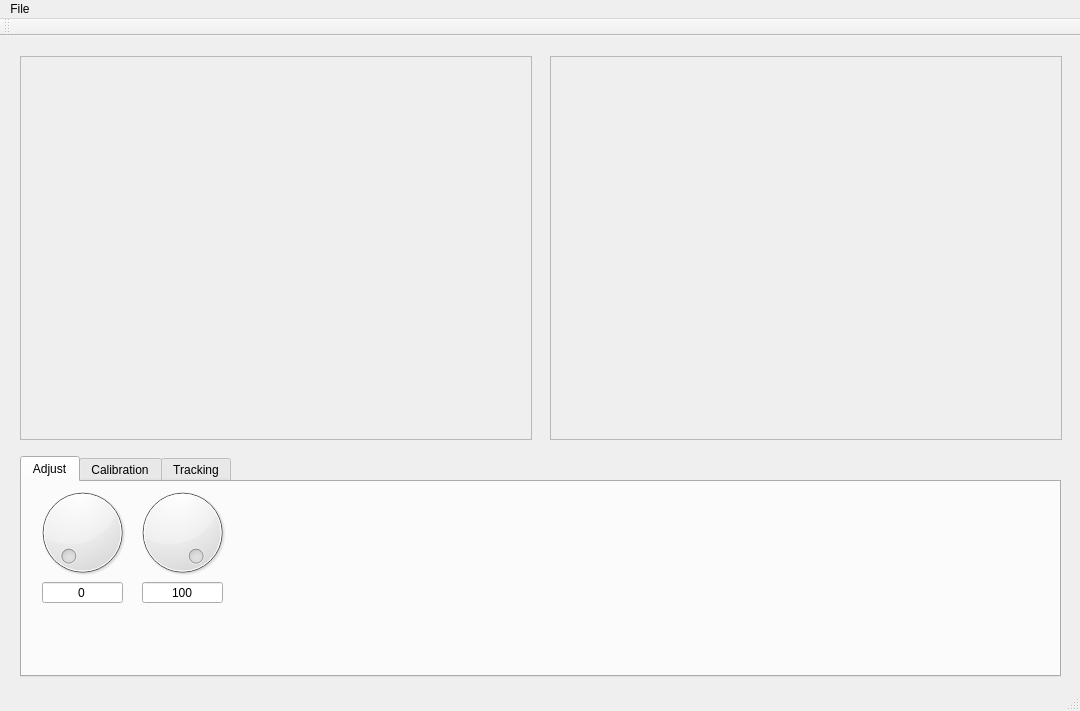
<?xml version="1.0" encoding="UTF-8"?>
<ui version="4.0">
 <class>MainWindow</class>
 <widget class="QMainWindow" name="MainWindow">
  <property name="geometry">
   <rect>
    <x>0</x>
    <y>0</y>
    <width>1080</width>
    <height>711</height>
   </rect>
  </property>
  <property name="windowTitle">
   <string>MainWindow</string>
  </property>
  <widget class="QWidget" name="centralWidget">
   <widget class="QFrame" name="frame">
    <property name="geometry">
     <rect>
      <x>20</x>
      <y>20</y>
      <width>512</width>
      <height>384</height>
     </rect>
    </property>
    <property name="frameShape">
     <enum>QFrame::StyledPanel</enum>
    </property>
    <property name="frameShadow">
     <enum>QFrame::Raised</enum>
    </property>
   </widget>
   <widget class="QFrame" name="frame_2">
    <property name="geometry">
     <rect>
      <x>550</x>
      <y>20</y>
      <width>512</width>
      <height>384</height>
     </rect>
    </property>
    <property name="frameShape">
     <enum>QFrame::StyledPanel</enum>
    </property>
    <property name="frameShadow">
     <enum>QFrame::Raised</enum>
    </property>
   </widget>
   <widget class="QTabWidget" name="tabWidget">
    <property name="geometry">
     <rect>
      <x>20</x>
      <y>420</y>
      <width>1041</width>
      <height>221</height>
     </rect>
    </property>
    <property name="currentIndex">
     <number>0</number>
    </property>
    <widget class="QWidget" name="AdjustTab">
     <attribute name="title">
      <string>Adjust</string>
     </attribute>
     <widget class="QDial" name="dial">
      <property name="geometry">
       <rect>
        <x>10</x>
        <y>0</y>
        <width>101</width>
        <height>101</height>
       </rect>
      </property>
      <property name="maximum">
       <number>100</number>
      </property>
     </widget>
     <widget class="QDial" name="dial_2">
      <property name="geometry">
       <rect>
        <x>110</x>
        <y>0</y>
        <width>101</width>
        <height>101</height>
       </rect>
      </property>
      <property name="maximum">
       <number>100</number>
      </property>
      <property name="value">
       <number>100</number>
      </property>
     </widget>
     <widget class="QLineEdit" name="lineEdit">
      <property name="geometry">
       <rect>
        <x>20</x>
        <y>100</y>
        <width>81</width>
        <height>21</height>
       </rect>
      </property>
      <property name="text">
       <string>0</string>
      </property>
      <property name="alignment">
       <set>Qt::AlignCenter</set>
      </property>
     </widget>
     <widget class="QLineEdit" name="lineEdit_2">
      <property name="geometry">
       <rect>
        <x>120</x>
        <y>100</y>
        <width>81</width>
        <height>21</height>
       </rect>
      </property>
      <property name="text">
       <string>100</string>
      </property>
      <property name="alignment">
       <set>Qt::AlignCenter</set>
      </property>
     </widget>
    </widget>
    <widget class="QWidget" name="Calibration_Tab">
     <attribute name="title">
      <string>Calibration</string>
     </attribute>
    </widget>
    <widget class="QWidget" name="Tracking_Tab">
     <attribute name="title">
      <string>Tracking</string>
     </attribute>
    </widget>
   </widget>
  </widget>
  <widget class="QMenuBar" name="menuBar">
   <property name="geometry">
    <rect>
     <x>0</x>
     <y>0</y>
     <width>1080</width>
     <height>22</height>
    </rect>
   </property>
   <widget class="QMenu" name="menuGaze_Estimation">
    <property name="title">
     <string>File</string>
    </property>
   </widget>
   <addaction name="menuGaze_Estimation"/>
  </widget>
  <widget class="QToolBar" name="mainToolBar">
   <attribute name="toolBarArea">
    <enum>TopToolBarArea</enum>
   </attribute>
   <attribute name="toolBarBreak">
    <bool>false</bool>
   </attribute>
  </widget>
  <widget class="QStatusBar" name="statusBar"/>
  <action name="actionOpen">
   <property name="text">
    <string>Open</string>
   </property>
  </action>
  <action name="actionQuit">
   <property name="text">
    <string>Quit</string>
   </property>
  </action>
  <action name="actionAbout_MrGaze">
   <property name="text">
    <string>About MrGaze</string>
   </property>
  </action>
 </widget>
 <layoutdefault spacing="6" margin="11"/>
 <resources/>
 <connections/>
</ui>
